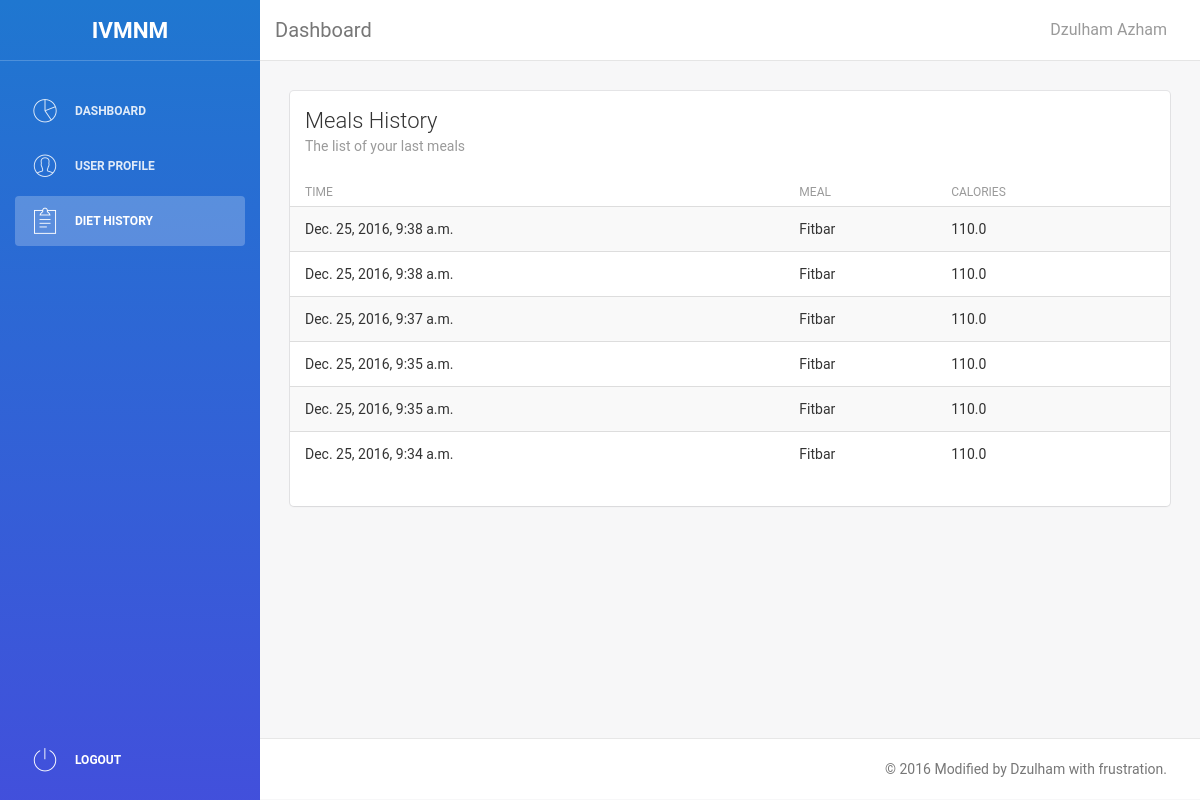
Before: /dashboard/history (signed in) with the older database file.
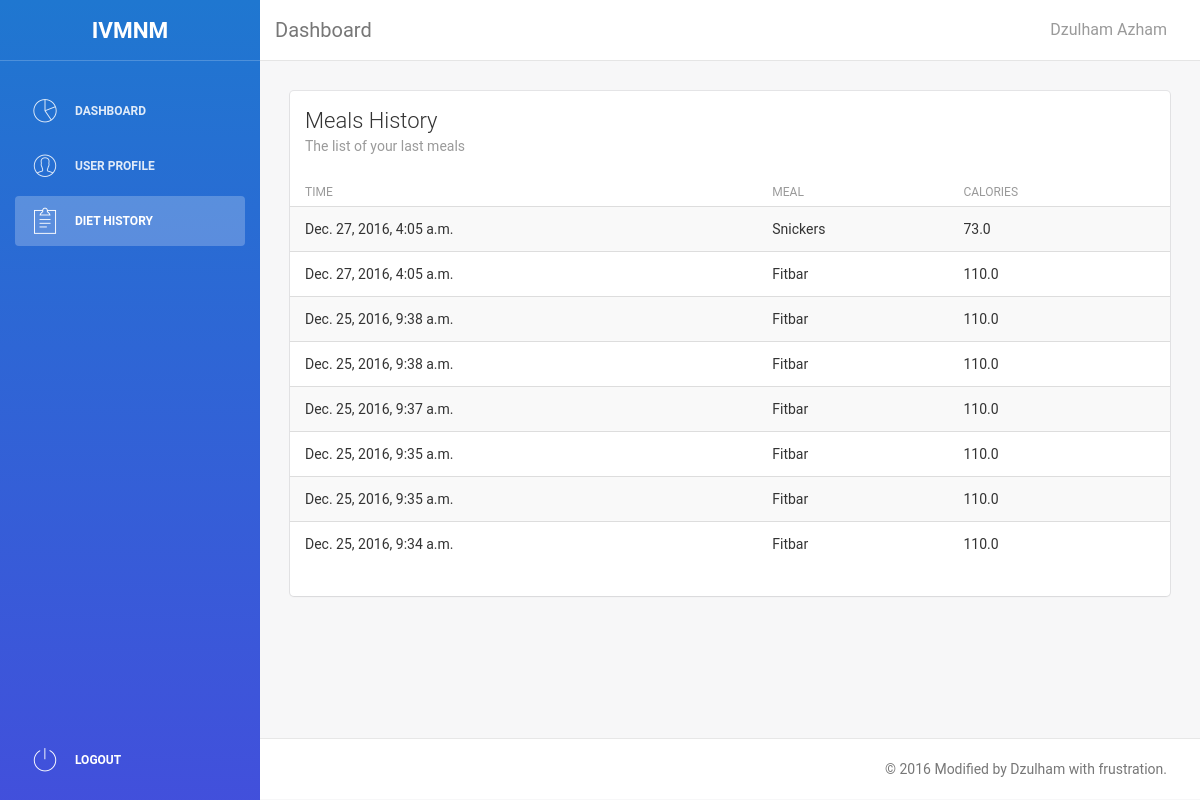
After: the same page with the newer database file.
### dashboard/models.py (models this page shows, shortened)
class History(models.Model) :
	user = models.ForeignKey(User, on_delete=models.CASCADE, default=None, blank=True, null=True)
	meal 	= models.ForeignKey(Meal, on_delete=models.CASCADE, default=None, blank=True, null=True)
	time	= models.DateTimeField(default=now)

class Meal(models.Model) :
	name	= models.CharField(max_length=1024)
	calorie	= models.FloatField()
	imgurl  = models.CharField(max_length=1024)

### dashboard/views.py (the view)
@login_required(login_url='/login')
def history(req) :
	user = req.user
	diet_history = History.objects.filter(user=user).order_by('time')[::-1]
	context = {'diet_history': diet_history}
	return render(req, 'dashboard/history.html', context)

### dashboard/templates/dashboard/history.html (shortened to what the changed rows need)
<!doctype html>
<html lang="en">
<head>
    <link href="/static/dashboard/css/bootstrap.min.css" rel="stylesheet" />
    <link href="/static/dashboard/css/animate.min.css" rel="stylesheet" />
    <link href="/static/dashboard/css/light-bootstrap-dashboard.css" rel="stylesheet" />
    <link href="/static/dashboard/css/font-awesome.min.css" rel="stylesheet" />
    <link href="/static/dashboard/css/font-roboto.css" rel='stylesheet' type='text/css' />
    <link href="/static/dashboard/css/pe-icon-7-stroke.css" rel="stylesheet" />
</head>
<body>
    <div class="wrapper">
        <div class="main-panel">
            <div class="content">
                <div class="container-fluid">
                    <div class="row">
                        <div class="col-md-12">
                            <div class="card">
                                <div class="content table-responsive table-full-width">
                                    <table class="table table-striped">
                                        <thead>
                                            <th>Time</th>
                                            <th>Meal</th>
                                            <th>Calories</th>
                                        </thead>
                                        <tbody>
                                            {% if diet_history %} {% for diet in diet_history %} {% if diet.user.id is user.id %}
                                            <tr>
                                                <td>{{ diet.time }}</td>
                                                <td>{{ diet.meal.name }}</td>
                                                <td>{{ diet.meal.calorie }}</td>
                                            </tr>
                                            {% endif %} {% endfor %} {% endif %}
                                        </tbody>
                                    </table>
                                </div>
                            </div>
                        </div>
                    </div>
                </div>
            </div>
        </div>
    </div>
</body>
</html>

Changed rows visible on the page:
added History: time "Dec. 27, 2016, 4:05 a.m.", meal.name "Snickers", meal.calorie "73.0"
added History: time "Dec. 27, 2016, 4:05 a.m.", meal.name "Fitbar", meal.calorie "110.0"
